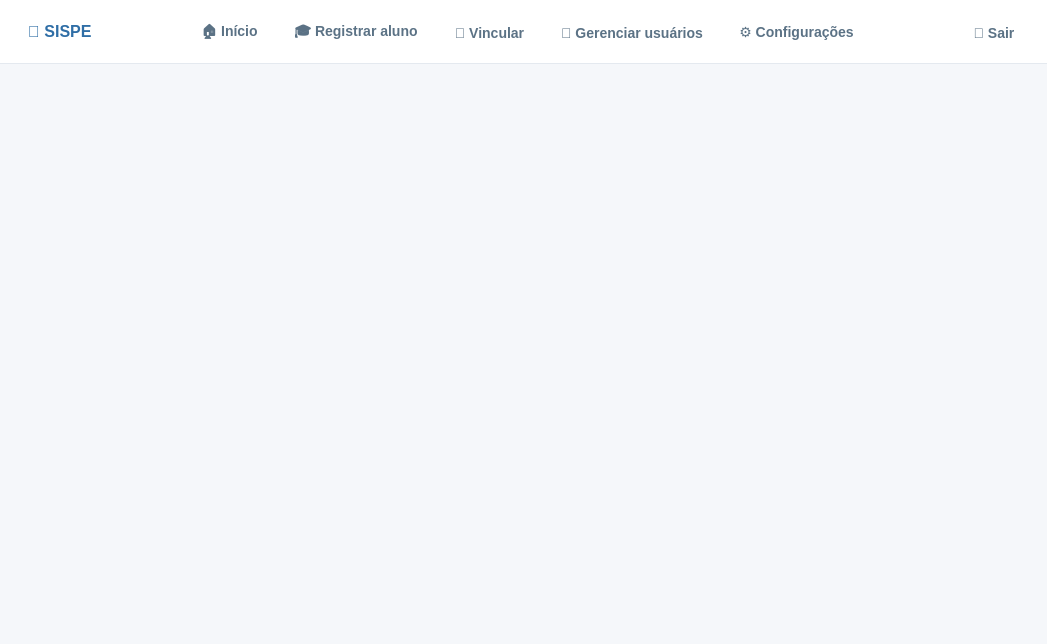
<?xml version="1.0" encoding="UTF-8"?>
<ui version="4.0">
 <class>MainWindow</class>
 <widget class="QMainWindow" name="MainWindow">
  <property name="geometry">
   <rect><x>0</x><y>0</y><width>1047</width><height>644</height></rect>
  </property>
  <property name="windowTitle"><string>SISPE</string></property>
  <property name="styleSheet">
   <string notr="true">QMainWindow { background: #F5F7FA; }</string>
  </property>
  <widget class="QWidget" name="centralwidget">
   <layout class="QVBoxLayout" name="verticalLayout_4">
    <property name="spacing"><number>0</number></property>
    <property name="leftMargin"><number>0</number></property>
    <property name="topMargin"><number>0</number></property>
    <property name="rightMargin"><number>0</number></property>
    <property name="bottomMargin"><number>0</number></property>
    <item>
     <widget class="QFrame" name="TopBar">
      <property name="minimumSize"><size><width>0</width><height>64</height></size></property>
      <property name="maximumSize"><size><width>16777215</width><height>64</height></size></property>
      <property name="styleSheet">
       <string notr="true">#TopBar { 
         background: #FFFFFF; 
         border: none; 
         border-bottom: 1px solid #E4E9EF;
       }
        QPushButton {
          color: #5B7285;
          background: transparent;
          border: none;
          border-bottom: 3px solid transparent;
          font-size: 14px;
          font-weight: 600;
          padding: 8px 16px;
          border-radius: 8px;
        }
        QPushButton:hover {
          color: #2F6EA6;
          background: #F1F7FB;
        }
        QPushButton[ativo="true"] {
          color: #2F6EA6;
          background: #DDEEFF;
          border-bottom: 3px solid #5B84A6;
        }
        #bntsair:hover {
          color: #D9736C;
          background: #FBEEEC;
        }
        #labelMarcaTopo {
          color: #2F6EA6;
          font-size: 16px;
          font-weight: 700;
          padding-left: 8px;
        }</string>
      </property>
      <layout class="QHBoxLayout" name="horizontalLayout_3">
       <property name="leftMargin"><number>16</number></property>
       <property name="rightMargin"><number>16</number></property>
       <property name="spacing"><number>4</number></property>
       <item><widget class="QLabel" name="labelMarcaTopo"><property name="text"><string>🧭 SISPE</string></property></widget></item>
       <item><spacer name="horizontalSpacerMarca"><property name="orientation"><enum>Qt::Orientation::Horizontal</enum></property><property name="sizeHint" stdset="0"><size><width>28</width><height>20</height></size></property></spacer></item>
       <item><widget class="QPushButton" name="bnthome"><property name="minimumSize"><size><width>0</width><height>50</height></size></property><property name="maximumSize"><size><width>150</width><height>50</height></size></property><property name="text"><string>🏠 Início</string></property></widget></item>
       <item><widget class="QPushButton" name="btnRegistrarAluno"><property name="minimumSize"><size><width>0</width><height>50</height></size></property><property name="maximumSize"><size><width>170</width><height>50</height></size></property><property name="text"><string>🎓 Registrar aluno</string></property></widget></item>
       <item><widget class="QPushButton" name="bntvincular"><property name="minimumSize"><size><width>0</width><height>50</height></size></property><property name="maximumSize"><size><width>150</width><height>50</height></size></property><property name="text"><string>🔗 Vincular</string></property></widget></item>
       <item><widget class="QPushButton" name="btngerenusua"><property name="minimumSize"><size><width>170</width><height>50</height></size></property><property name="maximumSize"><size><width>210</width><height>50</height></size></property><property name="text"><string>👥 Gerenciar usuários</string></property></widget></item>
       <item><widget class="QPushButton" name="bntconfig"><property name="minimumSize"><size><width>0</width><height>50</height></size></property><property name="maximumSize"><size><width>170</width><height>50</height></size></property><property name="text"><string>⚙️ Configurações</string></property></widget></item>
       <item><spacer name="horizontalSpacer"><property name="orientation"><enum>Qt::Orientation::Horizontal</enum></property><property name="sizeHint" stdset="0"><size><width>40</width><height>20</height></size></property></spacer></item>
       <item><widget class="QPushButton" name="bntsair"><property name="minimumSize"><size><width>0</width><height>50</height></size></property><property name="maximumSize"><size><width>150</width><height>50</height></size></property><property name="text"><string>🚪 Sair</string></property></widget></item>
      </layout>
     </widget>
    </item>
    <item>
     <widget class="QStackedWidget" name="stackedWidget">
      <property name="sizePolicy"><sizepolicy hsizetype="Expanding" vsizetype="Expanding"><horstretch>0</horstretch><verstretch>1</verstretch></sizepolicy></property>
      <widget class="QWidget" name="page_5"><property name="sizePolicy"><sizepolicy hsizetype="Expanding" vsizetype="Expanding"><horstretch>0</horstretch><verstretch>1</verstretch></sizepolicy></property></widget>
      <widget class="QWidget" name="page_6"><property name="sizePolicy"><sizepolicy hsizetype="Expanding" vsizetype="Expanding"><horstretch>0</horstretch><verstretch>1</verstretch></sizepolicy></property></widget>
     </widget>
    </item>
   </layout>
  </widget>
 </widget>
 <resources/>
 <connections/>
</ui>
